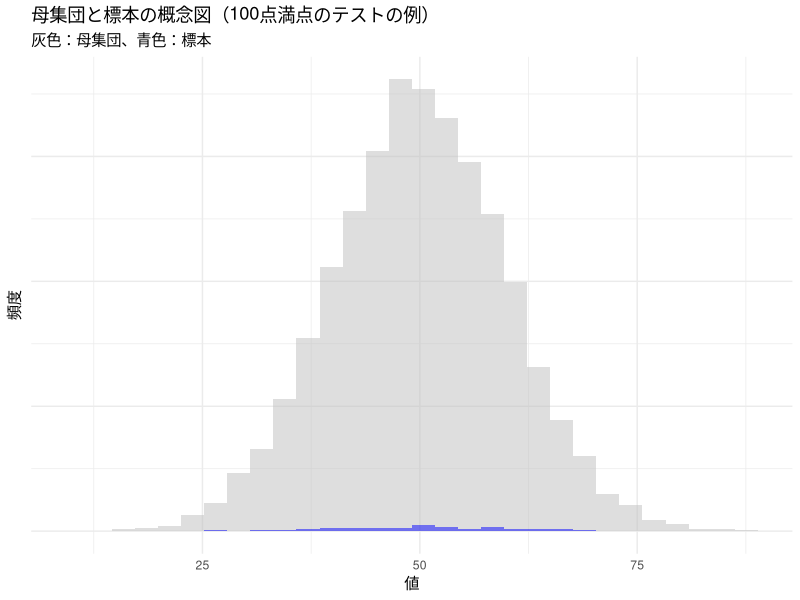
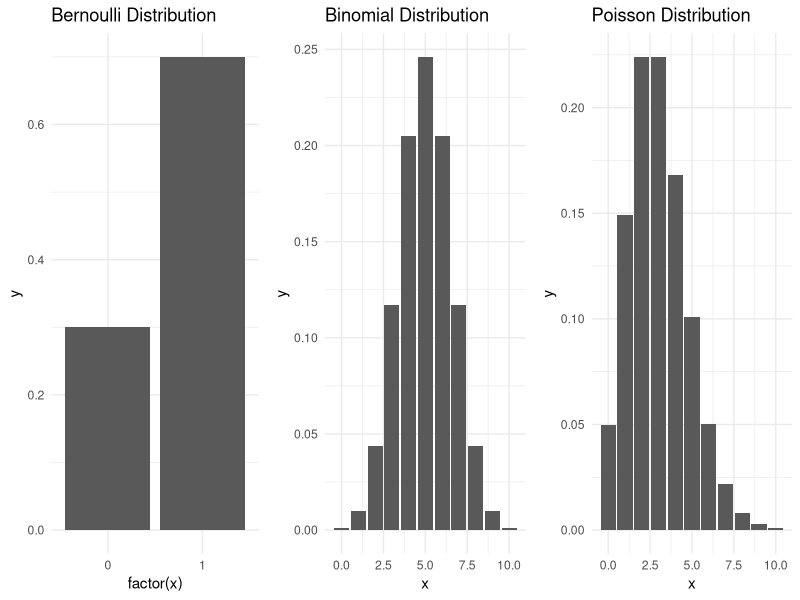
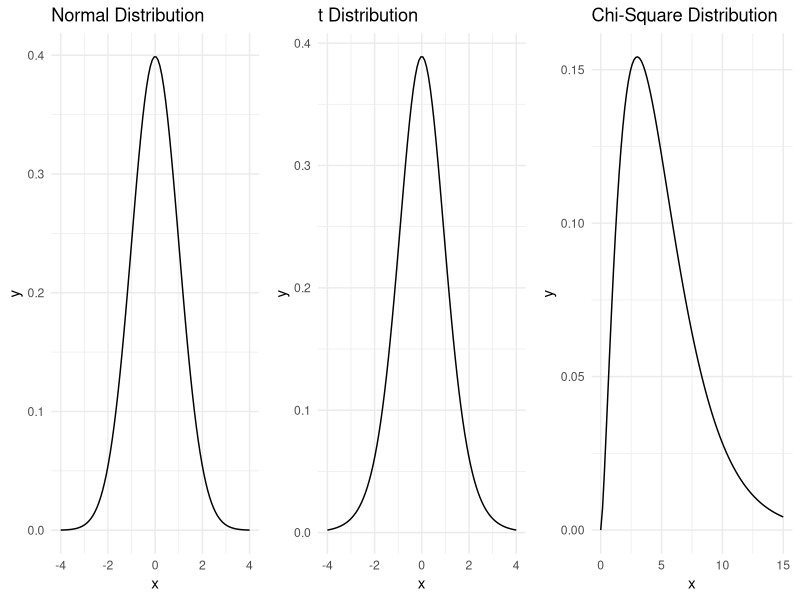
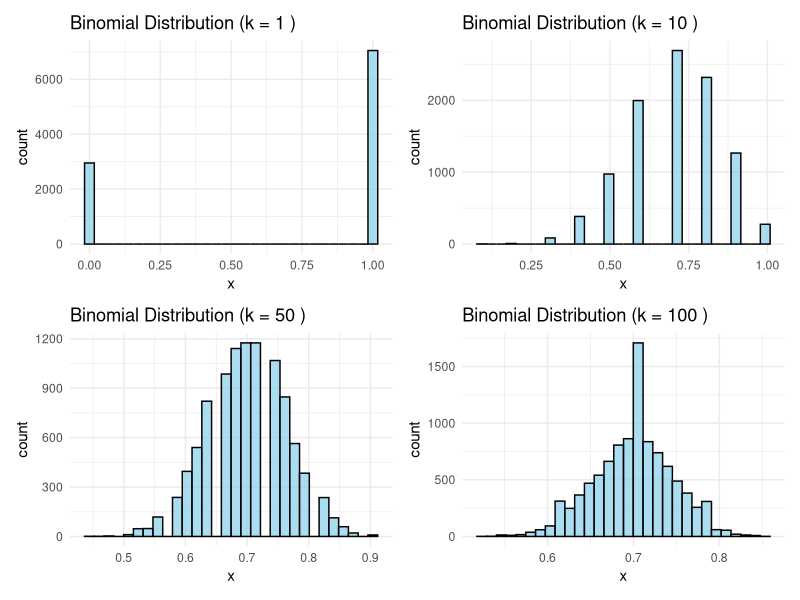
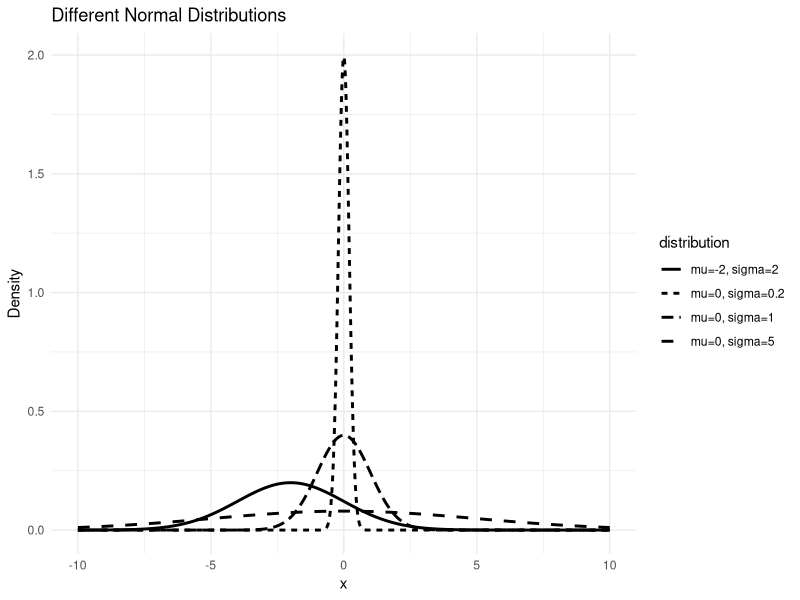
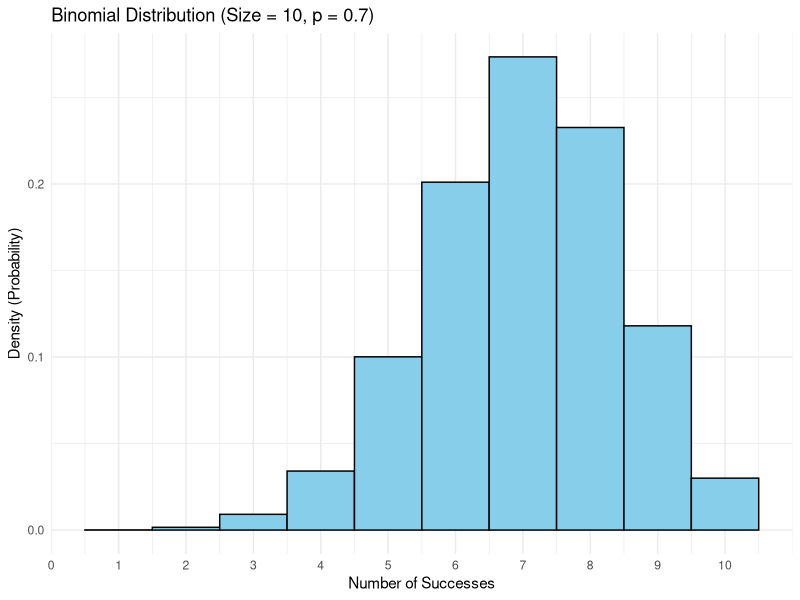
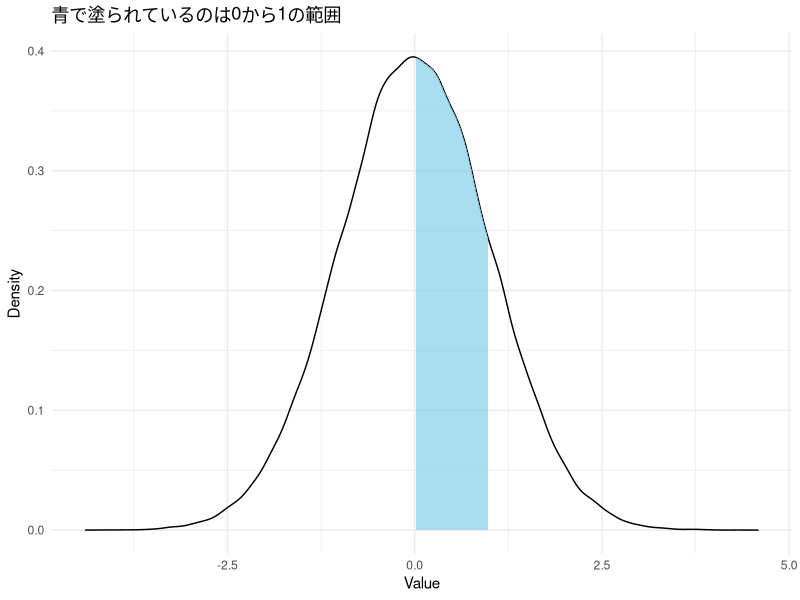
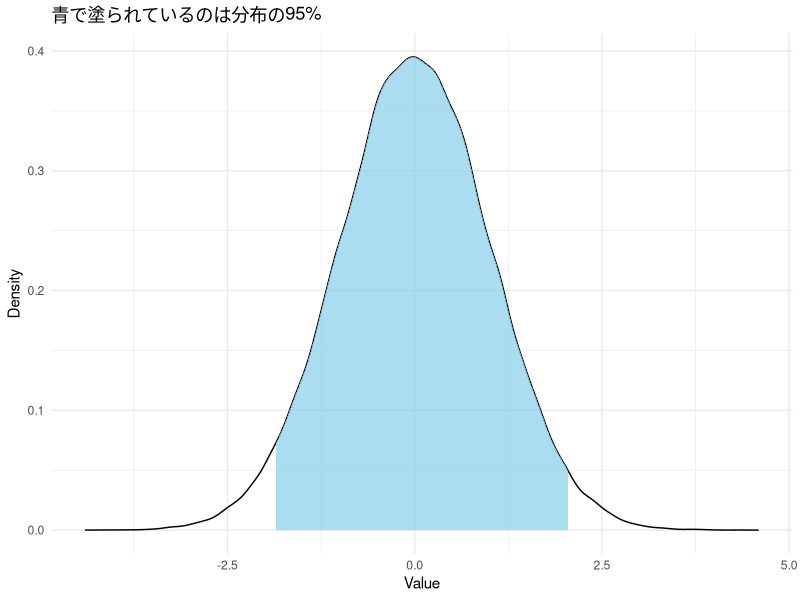

Source code (R) for these figures, in order:
## ---- chunk 1
library(tidyverse)
library(patchwork)

## ---- chunk 2
# 母集団データ（正規分布を仮定）
set.seed(123)
population <- data.frame(value = rnorm(10000, mean = 50, sd = 10))

# 標本を抽出
sample_data <- as.data.frame(population[sample(1:10000, 100), ])
colnames(sample_data) <- "value"

# 可視化
ggplot() +
  geom_histogram(data = population, aes(x = value), bins = 30, fill = "grey", alpha = 0.5) +
  geom_histogram(data = sample_data, aes(x = value), bins = 30, fill = "blue", alpha = 0.5) +
  labs(title = "母集団と標本の概念図（100点満点のテストの例）", x = "値", y = "頻度",
       subtitle = "灰色：母集団、青色：標本") +
  theme_minimal() + 
  theme(axis.text.y = element_blank())
## ---- chunk 3
# 必要なパッケージを読み込む
library(ggplot2)
library(gganimate)
library(dplyr)

# アニメーション用データを作成
set.seed(123)
df <- expand.grid(frame = 1:7, slot = factor(1:3)) %>%
  mutate(value = sample(1:7, n(), replace = TRUE))  # 1-7のランダム値

# スロットマシンの回転アニメーション
p<- ggplot(df, aes(x = slot, y = 1, label = value)) +
  geom_text(size = 15, fontface = "bold", color = "skyblue") +
  ylim(0.5, 1.5) +
  theme_minimal() +
  theme(
    axis.title = element_blank(),
    axis.text = element_blank(),
    axis.ticks = element_blank()
  ) +
  ggtitle("スロットマシン") +
  transition_states(frame, transition_length = 1, state_length = 0.5) +
  enter_fade() + exit_fade()

p
## ---- chunk 4
# データを作成
# ベルヌーイ分布 (成功確率 p = 0.5)
bernoulli <- data.frame(x = 0:1, y = dbinom(0:1, size = 1, prob = 0.7))

# 二項分布 (n = 10, p = 0.5)
binomial <- data.frame(x = 0:10, y = dbinom(0:10, size = 10, prob = 0.5))

# ポアソン分布 (λ = 3)
poisson <- data.frame(x = 0:10, y = dpois(0:10, lambda = 3))

# ベルヌーイ分布、二項分布、ポアソン分布をそれぞれプロット
p1 <- ggplot(bernoulli, aes(factor(x), y)) + 
  geom_bar(stat = "identity") + 
  ggtitle("Bernoulli Distribution") +
  theme_minimal()

p2 <- ggplot(binomial, aes(x, y)) + 
  geom_bar(stat = "identity") + 
  ggtitle("Binomial Distribution") +
  theme_minimal()

p3 <- ggplot(poisson, aes(x, y)) + 
  geom_bar(stat = "identity") + 
  ggtitle("Poisson Distribution") +
  theme_minimal()

# 3つのプロットを横に並べて表示
library(gridExtra)
grid.arrange(p1, p2, p3, ncol = 3)
## ---- chunk 5
# 正規分布 (平均 0, 標準偏差 1)
normal <- data.frame(x = seq(-4, 4, length.out = 100), 
                     y = dnorm(seq(-4, 4, length.out = 100), mean = 0, sd = 1))

# t分布 (自由度 10)
t_dist <- data.frame(x = seq(-4, 4, length.out = 100), 
                     y = dt(seq(-4, 4, length.out = 100), df = 10))

# カイ二乗分布 (自由度 5)
chisq_dist <- data.frame(x = seq(0, 15, length.out = 100), 
                         y = dchisq(seq(0, 15, length.out = 100), df = 5))

# 正規分布、t分布、カイ二乗分布をそれぞれプロット
p1 <- ggplot(normal, aes(x, y)) + 
  geom_line() + 
  ggtitle("Normal Distribution") +
  theme_minimal()

p2 <- ggplot(t_dist, aes(x, y)) + 
  geom_line() + 
  ggtitle("t Distribution") +
  theme_minimal()

p3 <- ggplot(chisq_dist, aes(x, y)) + 
  geom_line() + 
  ggtitle("Chi-Square Distribution") +
  theme_minimal()

# 3つのプロットを横に並べて表示
grid.arrange(p1, p2, p3, ncol = 3)
## ---- chunk 6
# セットアップ
set.seed(123)
n <- 10000 # 生成する二項分布に従う乱数の個数
theta <- 0.7

# ベルヌーイ試行の回数ごとに二項分布を生成し、ggplot2でヒストグラムを描く
k_values <- c(1, 10, 50, 100)
plots <- list()

for (k in k_values) {
  # 二項分布に従う乱数の生成
  data <- rbinom(n = n, size = k, prob = 0.7)
  
  # ggplotでヒストグラムを作成
  p <- ggplot(data.frame(x = data/k), aes(x)) + 
    geom_histogram(bins = 30, fill = "skyblue", color = "black", alpha = 0.7) +
    ggtitle(paste("Binomial Distribution (k =", k, ")")) +
    theme_minimal() +
    scale_x_continuous(labels = scales::label_comma()) 
  
  plots[[length(plots) + 1]] <- p
}


plots[[1]] + plots[[2]] + plots[[3]] + plots[[4]] 
## ---- chunk 7
# パラメータの設定
mu_values <- c(0, 0, 0, -2)  # 平均 (0, 2, -2, 0)
sigma_values <- c(0.2, 1, 5, 2)  # 標準偏差 (1, 1, 1, 2)

# x軸の範囲を設定
x <- seq(-10, 10, length.out = 1000)

# データフレームを作成してggplotで描画
data <- data.frame(
  x = rep(x, 4), 
  y = c(dnorm(x, mean = mu_values[1], sd = sigma_values[1]), 
        dnorm(x, mean = mu_values[2], sd = sigma_values[2]), 
        dnorm(x, mean = mu_values[3], sd = sigma_values[3]), 
        dnorm(x, mean = mu_values[4], sd = sigma_values[4])),
  distribution = rep(c("mu=0, sigma=0.2", "mu=0, sigma=1", "mu=0, sigma=5", "mu=-2, sigma=2"), each = length(x))
)

# ggplotで正規分布曲線を描画
ggplot(data, aes(x = x, y = y, linetype = distribution)) + 
  geom_line(size = 1) +
  labs(title = "Different Normal Distributions", 
       x = "x", 
       y = "Density") +
  theme_minimal() 
## ---- chunk 8
# パラメータ設定
set.seed(123)
n <- 10000  # 乱数の個数
size <- 10   # 試行回数
prob <- 0.7  # 成功確率

# 2項分布に従う乱数の生成
data <- rbinom(n, size, prob)

# ggplotでヒストグラムを作成
ggplot(data.frame(x = data), aes(x = x)) + 
  geom_histogram(binwidth = 1, fill = "skyblue", color = "black", aes(y = ..density..)) + 
  labs(title = "Binomial Distribution (Size = 10, p = 0.7)",
       x = "Number of Successes",
       y = "Density (Probability)") +
  theme_minimal() +
  scale_x_continuous(breaks = seq(0, size, by = 1)) 

## ---- chunk 9
set.seed(123)
n <- 100000  # 乱数の個数

data <- data.frame(value = rnorm(n, mean = 0, sd = 1))

# 密度推定
density_data <- density(data$value)
density_df <- data.frame(x = density_data$x, y = density_data$y)

# ggplotで描画
ggplot(density_df, aes(x = x, y = y)) +
  geom_line(color = "black") +  # 密度曲線
  geom_ribbon(data = subset(density_df, x >= 0 & x <= 1), 
              aes(ymin = 0, ymax = y), 
              fill = "skyblue", alpha = 0.7) +  # xが0から1の範囲を塗りつぶし
  labs(title = "青で塗られているのは0から1の範囲",
       x = "Value",
       y = "Density") +
  theme_minimal()
## ---- chunk 10
integrate(f = dnorm, lower = 0, upper = 1)
## ---- chunk 11
set.seed(123)
n <- 100000  # 乱数の個数

data <- data.frame(value = rnorm(n, mean = 0, sd = 1))

# 密度推定
density_data <- density(data$value)
density_df <- data.frame(x = density_data$x, y = density_data$y)

mean(density_data$x) + 1.96

# ggplotで描画
ggplot(density_df, aes(x = x, y = y)) +
  geom_line(color = "black") +  # 密度曲線
  geom_ribbon(data = subset(density_df, x >= mean(density_data$x) - 1.96 & x <= mean(density_data$x) + 1.96), 
              aes(ymin = 0, ymax = y), 
              fill = "skyblue", alpha = 0.7) +  # xが0から1の範囲を塗りつぶし
  labs(title = "青で塗られているのは分布の95%",
       x = "Value",
       y = "Density") +
  theme_minimal()
## ---- chunk 12
integrate(f = dnorm, lower = mean(density_data$x) - 1.96, upper = mean(density_data$x) + 1.96)
## ---- chunk 13
set.seed(123)

# パラメータ設定
mean1 <- 98.68  # 第一の平均
mean2 <- 100.24 # 第二の平均
sd_val <- 0.4     # 標準偏差（仮定）

# x 軸の範囲を設定
x_vals <- seq(mean1 - 1.96*sd_val, mean2 + 1.96*sd_val, length.out = 200)

# 正規分布の密度関数を計算
data <- data.frame(
  x = rep(x_vals, 2),
  y = c(dnorm(x_vals, mean = mean1, sd = sd_val), 
        dnorm(x_vals, mean = mean2, sd = sd_val)),
  distribution = rep(c("Mean = 98.68", "Mean = 100.24"), each = length(x_vals))
)

x <- data %>%
  dplyr::filter(distribution == "Mean = 98.68") %>%
ggplot(aes(x = x, y = y)) +
  geom_line(size = 1) +
  labs(title = "Mean = 98.68",
       x = "Value",
       y = "Density") +
  geom_vline(xintercept = mean1, linetype = "dashed", color = "red") +  # 下限
  geom_vline(xintercept = (mean1 + mean2)/2, linetype = "solid", color = "black") + # 標本平均
  #geom_ribbon(data = subset(data, x >= mean1 - 1.96*sd_val & x <= mean1 + 1.96*sd_val), 
  #            aes(ymin = 0, ymax = y), fill = "skyblue", alpha = 0.7) +
  theme_minimal()

y <- data %>%
  dplyr::filter(distribution == "Mean = 100.24") %>%
ggplot(aes(x = x, y = y)) +
  geom_line(size = 1) +
  labs(title = "Mean = 100.24",
       x = "Value",
       y = "Density") +
  geom_vline(xintercept = mean2, linetype = "dashed", color = "red") +  # 下限
  geom_vline(xintercept = (mean1 + mean2)/2, linetype = "solid", color = "black") + # 標本平均
  #geom_ribbon(data = subset(data, x >= mean2 - 1.96*sd_val & x <= mean2 + 1.96*sd_val), 
  #            aes(ymin = 0, ymax = y), fill = "skyblue", alpha = 0.7) +
  theme_minimal()

# 描画
z <- ggplot(data, aes(x = x, y = y, color = distribution, linetype = distribution)) +
  geom_line(size = 1) +
  labs(title = "Comparison of Two Normal Distributions",
       x = "Value",
       y = "Density") +
  scale_color_manual(values = c("black", "black")) +
  geom_vline(xintercept = mean1, linetype = "dashed", color = "red") +  # 下限
  geom_vline(xintercept = mean2, linetype = "dashed", color = "red") +  # 上限
  geom_vline(xintercept = (mean1 + mean2)/2, linetype = "solid", color = "black") + # 標本平均
  theme_minimal() +
  theme(legend.position = "none")  # ← 凡例を非表示  

x + y - z + plot_layout(ncol = 1)
## ---- chunk 14
qt(.975, df = 24)
qt(.025, df = 24)
## ---- chunk 15
#install.packages("gmodels")
library(gmodels)
ci(mtcars$mpg)
## ---- chunk 16
mean(mtcars$mpg) + qt(df = (nrow(mtcars)-1), .025) * sd(mtcars$mpg)/sqrt(nrow(mtcars))
mean(mtcars$mpg) + qt(df = (nrow(mtcars)-1), .975) * sd(mtcars$mpg)/sqrt(nrow(mtcars))
